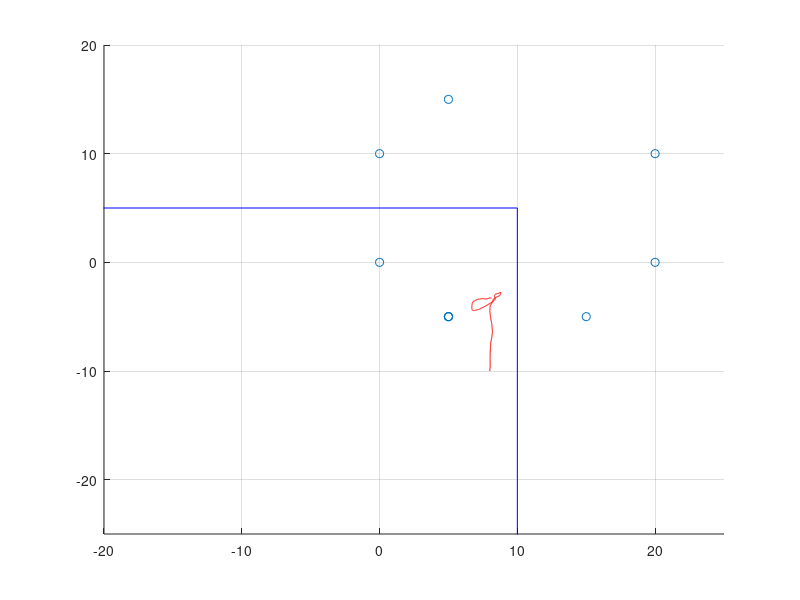

MATLAB code for this plot: (Note: this script raises an error after producing the figure.)
clear all; close all; clc;
f=12.5;   % frequency hz
dt=1/f; % period s
T=30;   % exp time s
N=floor(T/dt);

fov=30;

bs=[0;0];
vt1=[0;10;0];
vt2=[20;0;0];
vt3=[5;-5;5*sqrt(2)];
vt4=[20;10;0];
vt5=[5;15;5*sqrt(2)];
vt6=[15;-5;5*sqrt(2)];
vt7=[5;-5;5*sqrt(10)];
vt8=[5;-5;5*sqrt(10)];

ax=0.5; ay=ax;    % acceleration for each direction m/s^2
pos_init=[8;-10]; % initial position m
v_init=[0;1]/sqrt(1);   % initial velocity m/s

toarmse=0.3; % m
toalosrmse=0.05; % m
aoarmse=4*pi/180;   % rad
aoalosrmse=2*pi/180;
bias=0.3;
R=diag([toarmse^2,aoarmse^2]);

x=zeros(5,N);
x(:,1)=[pos_init;v_init;0.3];
A=eye(5);
A(1,3)=dt;
A(2,4)=dt;
B=[0.5*dt^2, 0;
    0, 0.5*dt^2;
    dt, 0;
    0, dt;
    0, 0];

% add dependencies
addpath('VT_datagen_dependencies');
%% groundtruth gen
for montecarlo=1:1
    flag=0;
    while (flag~=1)
        a=[normrnd(0,1,1,N)*ax;normrnd(0,1,1,N)*ay];
        for i=2:N
            x(:,i)=A*x(:,i-1)+B*a(:,i);
            if or(or(x(2,i)>5,x(1,i)>10),and(x(2,i)<-1,x(1,i)<4))
                flag=0;
                break;
            end
            if(i==N)
                flag=1;
            end
        end
    end
    gtPose=[[0:0.08:29.92]',x'];
    %% plot
    h=figure();
    grid on;
    hold on;
    xlim([-20,25]);
    ylim([-25,20]);
    scatter([bs(1);vt1(1);vt2(1);vt3(1);vt4(1);vt5(1);vt6(1);vt7(1);vt8(1)],...
    [bs(2);vt1(2);vt2(2);vt3(2);vt4(2);vt5(2);vt6(2);vt7(2);vt8(2)]);
    plot(x(1,:),x(2,:),'r');
    plot([-100,10,10],[5,5,-100],'b');

    %% measurement gen
    lambda = 0.02; % expectation of the Poisson distribution
    P_D=0.95;      % probability of detection

    bsmeas=zeros(2,N);  % 先toa后dod最后aoa
    vt1meas=zeros(3,N);
    vt2meas=zeros(3,N);
    vt3meas=zeros(3,N);
    vt4meas=zeros(3,N);
    vt5meas=zeros(3,N);
    vt6meas=zeros(3,N);
    vt7meas=zeros(3,N);
    vt8meas=zeros(3,N);

    
    bsmeascpp=zeros(2,N);  % 先toa后aoa
    vt1meascpp=zeros(2,N);
    vt2meascpp=zeros(2,N);
    vt3meascpp=zeros(2,N);
    vt4meascpp=zeros(2,N);
    vt5meascpp=zeros(2,N);
    vt6meascpp=zeros(2,N);
    vt7meascpp=zeros(2,N);
    vt8meascpp=zeros(2,N);
    
    bsmeasoriginal=zeros(3,N);  % 先toa后dod最后aoa
    vt1measoriginal=zeros(3,N);
    vt2measoriginal=zeros(3,N);
    vt3measoriginal=zeros(3,N);
    vt4measoriginal=zeros(3,N);
    vt5measoriginal=zeros(3,N);
    vt6measoriginal=zeros(3,N);
    vt7measoriginal=zeros(3,N);
    vt8measoriginal=zeros(3,N);

    bsmeascpporiginal=zeros(2,N);  % 先toa后aoa
    vt1meascpporiginal=zeros(2,N);
    vt2meascpporiginal=zeros(2,N);
    vt3meascpporiginal=zeros(2,N);
    vt4meascpporiginal=zeros(2,N);
    vt5meascpporiginal=zeros(2,N);
    vt6meascpporiginal=zeros(2,N);
    vt7meascpporiginal=zeros(2,N);
    vt8meascpporiginal=zeros(2,N);

    gtPosetrans=gtPose';
    for i=1:N
        alpha=GetAngle(x(3:4,i),[0;0]);
        bsmeasoriginal(:,i)=[norm(x(1:2,i)-bs)+bias;getAOD([0;0;0],x(:,i),[0;0;0],'LOS');getAOA([0;0;0],x(:,i),[0;0;0],'LOS',alpha)'];
        vt1measoriginal(:,i)=[norm(x(1:2,i)-vt1(1:2))+vt1(3)+bias;getAOD([0;0;0],x(:,i),vt1,'VA');getAOA([0;0;0],x(:,i),vt1,'VA',alpha)'];
        vt2measoriginal(:,i)=[norm(x(1:2,i)-vt2(1:2))+vt2(3)+bias;getAOD([0;0;0],x(:,i),vt2,'VA')';getAOA([0;0;0],x(:,i),vt2,'VA',alpha)'];
        vt3measoriginal(:,i)=[norm(x(1:2,i)-vt3(1:2))+vt3(3)+bias;getAOD([0;0;0],x(:,i),vt3,'SP')';getAOA([0;0;0],x(:,i),vt3,'SP',alpha)'];
        vt4measoriginal(:,i)=[norm(x(1:2,i)-vt4(1:2))+vt4(3)+bias;getAOD([0;0;0],x(:,i),vt4,'VA')';getAOA([0;0;0],x(:,i),vt4,'VA',alpha)'];
        vt5measoriginal(:,i)=[norm(x(1:2,i)-vt5(1:2))+vt5(3)+bias;getAOD([0;0;0],x(:,i),vt3,'SP');getAOA([0;0;0],x(:,i),vt5,'SP',alpha)'];
        vt6measoriginal(:,i)=[norm(x(1:2,i)-vt6(1:2))+vt6(3)+bias;getAOD([0;0;0],x(:,i),vt3,'SP')';getAOA([0;0;0],x(:,i),vt6,'SP',alpha)'];
        vt7measoriginal(:,i)=[norm(x(1:2,i)-vt7(1:2))+vt7(3)+bias;getAOD([0;0;0],x(:,i),vt5,'SP')';getAOA([0;0;0],x(:,i),vt7,'SP',alpha)'];
        vt8measoriginal(:,i)=[norm(x(1:2,i)-vt8(1:2))+vt8(3)+bias;getAOD([0;0;0],x(:,i),vt6,'SP')';getAOA([0;0;0],x(:,i),vt8,'SP',alpha)'];
        
        bsmeascpporiginal(:,i)=[norm(gtPosetrans(2:3,i)-bs)+bias;GetAngle([0,0],gtPosetrans(2:3,i))];
        vt1meascpporiginal(:,i)=[norm(gtPosetrans(2:3,i)-vt1(1:2))+vt1(3)+bias;GetAngle(vt1(1:2),gtPosetrans(2:3,i))];
        vt2meascpporiginal(:,i)=[norm(gtPosetrans(2:3,i)-vt2(1:2))+vt2(3)+bias;GetAngle(vt2(1:2),gtPosetrans(2:3,i))];
        vt3meascpporiginal(:,i)=[norm(gtPosetrans(2:3,i)-vt3(1:2))+vt3(3)+bias;GetAngle(vt3(1:2),gtPosetrans(2:3,i))];
        vt4meascpporiginal(:,i)=[norm(gtPosetrans(2:3,i)-vt4(1:2))+vt4(3)+bias;GetAngle(vt4(1:2),gtPosetrans(2:3,i))];
        vt5meascpporiginal(:,i)=[norm(gtPosetrans(2:3,i)-vt5(1:2))+vt5(3)+bias;GetAngle(vt5(1:2),gtPosetrans(2:3,i))];
        vt6meascpporiginal(:,i)=[norm(gtPosetrans(2:3,i)-vt6(1:2))+vt6(3)+bias;GetAngle(vt6(1:2),gtPosetrans(2:3,i))];
        vt7meascpporiginal(:,i)=[norm(gtPosetrans(2:3,i)-vt7(1:2))+vt7(3)+bias;GetAngle(vt7(1:2),gtPosetrans(2:3,i))];
        vt8meascpporiginal(:,i)=[norm(gtPosetrans(2:3,i)-vt8(1:2))+vt8(3)+bias;GetAngle(vt8(1:2),gtPosetrans(2:3,i))];
    end
    
    for count=1:10
        % white noise addup
        bsnoise=[randn(1,N)*toalosrmse;randn(1,N)*aoalosrmse;randn(1,N)*aoalosrmse];
        vt1noise=[randn(1,N)*toarmse;randn(1,N)*aoarmse;randn(1,N)*aoarmse];
        vt2noise=[randn(1,N)*toarmse;randn(1,N)*aoarmse;randn(1,N)*aoarmse];
        vt3noise=[randn(1,N)*toarmse;randn(1,N)*aoarmse;randn(1,N)*aoarmse];
        vt4noise=[randn(1,N)*toarmse;randn(1,N)*aoarmse;randn(1,N)*aoarmse];
        vt5noise=[randn(1,N)*toarmse;randn(1,N)*aoarmse;randn(1,N)*aoarmse];
        vt6noise=[randn(1,N)*toarmse;randn(1,N)*aoarmse;randn(1,N)*aoarmse];
        vt7noise=[randn(1,N)*toarmse;randn(1,N)*aoarmse;randn(1,N)*aoarmse];
        vt8noise=[randn(1,N)*toarmse;randn(1,N)*aoarmse;randn(1,N)*aoarmse];

        bsmeas=bsmeasoriginal+bsnoise;
        vt1meas=vt1measoriginal+vt1noise;
        vt2meas=vt2measoriginal+vt2noise;
        vt3meas=vt3measoriginal+vt3noise;
        vt4meas=vt4measoriginal+vt4noise;
        vt5meas=vt5measoriginal+vt5noise;
        vt6meas=vt6measoriginal+vt6noise;
        vt7meas=vt7measoriginal+vt7noise;
        vt8meas=vt8measoriginal+vt8noise;
        
        bsmeascpp=bsmeascpporiginal+bsnoise([1,3],:);
        vt1meascpp=vt1meascpporiginal+vt1noise([1,3],:);
        vt2meascpp=vt2meascpporiginal+vt2noise([1,3],:);
        vt3meascpp=vt3meascpporiginal+vt3noise([1,3],:);
        vt4meascpp=vt4meascpporiginal+vt4noise([1,3],:);
        vt5meascpp=vt5meascpporiginal+vt5noise([1,3],:);
        vt6meascpp=vt6meascpporiginal+vt6noise([1,3],:);
        vt7meascpp=vt7meascpporiginal+vt7noise([1,3],:);
        vt8meascpp=vt8meascpporiginal+vt8noise([1,3],:);

        bsmeascpp(2,:)=normalizeAngles(bsmeascpp(2,:));
        vt1meascpp(2,:)=normalizeAngles(vt1meascpp(2,:));
        vt2meascpp(2,:)=normalizeAngles(vt2meascpp(2,:));
        vt3meascpp(2,:)=normalizeAngles(vt3meascpp(2,:));
        vt4meascpp(2,:)=normalizeAngles(vt4meascpp(2,:));
        vt5meascpp(2,:)=normalizeAngles(vt5meascpp(2,:));
        vt6meascpp(2,:)=normalizeAngles(vt6meascpp(2,:));
        vt7meascpp(2,:)=normalizeAngles(vt7meascpp(2,:));
        vt8meascpp(2,:)=normalizeAngles(vt8meascpp(2,:));

        bsmeascpp(1,:)=normalizeRanges(bsmeascpp(1,:));
        vt1meascpp(1,:)=normalizeRanges(vt1meascpp(1,:));
        vt2meascpp(1,:)=normalizeRanges(vt2meascpp(1,:));
        vt3meascpp(1,:)=normalizeRanges(vt3meascpp(1,:));
        vt4meascpp(1,:)=normalizeRanges(vt4meascpp(1,:));
        vt5meascpp(1,:)=normalizeRanges(vt5meascpp(1,:));
        vt6meascpp(1,:)=normalizeRanges(vt6meascpp(1,:));
        vt7meascpp(1,:)=normalizeRanges(vt7meascpp(1,:));
        vt8meascpp(1,:)=normalizeRanges(vt8meascpp(1,:));

        h1=figure();
        hold on;
        plot(vt1meascpp(1,:));
        plot(vt2meascpp(1,:));
        plot(vt3meascpp(1,:));
        plot(vt4meascpp(1,:));
        plot(vt5meascpp(1,:));
        plot(vt6meascpp(1,:));
        plot(vt7meascpp(1,:));
        plot(vt8meascpp(1,:));

        %% code from GenData
        % hyper parameter.
        parameter.N=N;
        parameter.T=T;
        parameter.dT=parameter.T/parameter.N;

        sigma.DOA_az = aoarmse; 
        sigma.DOA_el = 0.00001; 
        sigma.DOD_az = aoarmse; 
        sigma.DOD_el = 0.00001; 
        sigma.TOA = toarmse; 
        % [TOA, DODaz, DODel, DOAaz, DOAel]
        measurementCovariance = diag([sigma.TOA^2,sigma.DOD_az^2,sigma.DOD_el^2,sigma.DOA_az^2,sigma.DOA_el^2]);

        % 为了适应matlab代码格式
        % para
        para.save = 1; % 1) save;
        para.MC = 10; % # Monte Carlo run
        para.TIME = parameter.N; % # time evolution (para.TIME = 2*pi/Vel_rot.ini/para.t_du)
        para.t_du = parameter.dT; % time duration
        para.N_vehicle = 1; % number of vehicles
        para.N_VA = 3; % # number of VAs
        para.N_SP = 5;  % # number of SPs
        para.SPVisibilityRadius=fov; % FoV for SP, [m]
        para.Rmax = 100; % maximum distance range, [m]
        
        para.lambda = lambda; % expectation of the Poisson distribution
        para.P_D=P_D;      % probability of detection
        
        
        % units: [x m; y m; z m; theta rad; v m/s; theta dot rad/s; B m]^2 

        % process noise: to be modified

        para.ax=ax;
        para.ay=ay;
        para.ProcessNoiseCovariance=[];     % inaccurate expression
        para.InitialState = [x(1:2,1)',0,GetAngle(x(3:4,1),[0;0]),norm(x(3:4,1)),0,0];

        % Channel
        Channel.Values = zeros(5,para.N_VA+para.N_SP+1,para.TIME); % ordered: TOA, DOD(az,el) DOA(az,el)
        Channel.Labels=['TOA ' ' DODaz' ' DODel' ' DOAaz' ' DOAel'];
        Channel.Visible.TOT= ones(para.N_VA+para.N_SP+1,para.TIME,para.N_vehicle);  % 0 or 1
        Channel.Visible.LOS= ones(1,para.TIME,para.N_vehicle);  % 0 or 1
        Channel.Visible.VA= ones(para.N_VA,para.TIME,para.N_vehicle);  % 0 or 1
        Channel.Visible.SP= ones(para.N_SP,para.TIME,para.N_vehicle);  % 0 or 1
        Channel.Clutter=[];

        % state translate
        % units: [x m; y m; z m; theta rad; v m/s; theta dot rad/s; B m]
        state=[x(1:2,:);zeros(1,parameter.N);zeros(1,parameter.N);sqrt(x(3,:).^2+x(4,:).^2);zeros(1,parameter.N);zeros(1,parameter.N)];
        for i=1:para.TIME
            state(4,i)=GetAngle(x(3:4,i),[0;0]);
        end

        % [TOA, DODaz, DODel, DOAaz, DOAel]
        for i=1:para.TIME
            Channel.Values(:,1,i)=[bsmeas(1,i);bsmeas(2,i);0;bsmeas(3,i);0];

            Channel.Values(:,2,i)=[vt1meas(1,i);vt1meas(2,i);0;vt1meas(3,i);0];

            Channel.Values(:,3,i)=[vt2meas(1,i);vt2meas(2,i);0;vt2meas(3,i);0];
            Channel.Values(:,4,i)=[vt3meas(1,i);vt3meas(2,i);0;vt3meas(3,i);0];
            Channel.Values(:,5,i)=[vt4meas(1,i);vt4meas(2,i);0;vt4meas(3,i);0];
            Channel.Values(:,6,i)=[vt5meas(1,i);vt5meas(2,i);0;vt5meas(3,i);0];
            Channel.Values(:,7,i)=[vt6meas(1,i);vt6meas(2,i);0;vt6meas(3,i);0];
            Channel.Values(:,8,i)=[vt7meas(1,i);vt7meas(2,i);0;vt7meas(3,i);0];
            Channel.Values(:,9,i)=[vt8meas(1,i);vt8meas(2,i);0;vt8meas(3,i);0];
            countall=-1;
            if i<=para.TIME/5
                v.Time(i).measurement(:,1)=Channel.Values(:,1,i);
                v.Time(i).measurement(:,2)=Channel.Values(:,2,i);
                v.Time(i).measurement(:,3)=Channel.Values(:,3,i);
                v.Time(i).measurement(:,4)=Channel.Values(:,4,i);
                v.Time(i).measurement(:,5)=Channel.Values(:,5,i);
                v.Time(i).measurement(:,6)=Channel.Values(:,6,i);
                v.Time(i).measurement(:,7)=Channel.Values(:,7,i);
                v.Time(i).measurement(:,8)=Channel.Values(:,8,i);
                v.Time(i).measurement(:,9)=Channel.Values(:,9,i);
                countall=9;
            else
                Channel.Visible.LOS(1,i)=0;
                Channel.Visible.TOT(1,i)=0;
                v.Time(i).measurement(:,1)=Channel.Values(:,2,i);
                v.Time(i).measurement(:,2)=Channel.Values(:,3,i);
                v.Time(i).measurement(:,3)=Channel.Values(:,4,i);
                v.Time(i).measurement(:,4)=Channel.Values(:,5,i);
                v.Time(i).measurement(:,5)=Channel.Values(:,6,i);
                v.Time(i).measurement(:,6)=Channel.Values(:,7,i);
                v.Time(i).measurement(:,7)=Channel.Values(:,8,i);
                v.Time(i).measurement(:,8)=Channel.Values(:,9,i);
                countall=8;
            end

            N_clutter = poissrnd(para.lambda,1);
            Channel.Clutter(i).vehicle(1).visible = N_clutter;
            
            if N_clutter > 0
                for m = 1:N_clutter
                    countall=countall+1;
                    Channel.Clutter(i).vehicle(1).measurement(:,m) = [para.Rmax*rand; 2*pi*rand; 0; 2*pi*rand; 0];
                    cluttertemp(i).measurement(:,m)=[Channel.Clutter(i).vehicle(1).measurement(1,m),angcali(Channel.Clutter(i).vehicle(1).measurement(4,m)+state(4,i))];
                    v.Time(i).measurement(:,countall)=Channel.Clutter(i).vehicle(1).measurement(:,m);
                end
            end

            v.Time(i).measurement=transpose(v.Time(i).measurement);
        end
        % units: [x m; y m; z m; theta rad; v m/s; theta dot rad/s; B m]^2 
        BS.pos=[0;0;0];
        VA(1).pos=[0; 10; 0];
        VA(2).pos=[40; 0; 0];
        VA(3).pos=[40;10; 0];
        SP(1).pos=[5; -5; 0];
        SP(2).pos=[5; 15; 0];
        SP(3).pos=[15; -5; 0];
        SP(4).pos=[5; -5; 0];
        SP(5).pos=[5; -5; 0];

        if para.save ==1
            mkdir(['FinalData/Meas_',num2str(montecarlo)]);
            Sp = ['FinalData/Meas_',num2str(montecarlo),'/measurement_',num2str(count),'_' num2str(para.TIME)];
            filepath = Sp;
            save(filepath, 'state', 'para', 'BS', 'VA', 'SP', 'Channel', 'v', 'measurementCovariance')
            
            vtmeasurements=cell({vt1meascpp,vt2meascpp,vt3meascpp,vt4meascpp,vt5meascpp,vt6meascpp,vt7meascpp,vt8meascpp});
            % saving
            meas_complete=cell(N,1);

            N_clutter = poissrnd(lambda,1);

            for i=1:N
                meas_complete{i}=cell(0,1);
                mp = struct(OriginPosition = [gtPose(i,2:3), bias]);
                for j=1:8
                    if rand()<P_D && vtmeasurements{j}(1,i)<fov                
                        tempcell=cell(1,1);
                        tempcell{1,1}=objectDetection((i-1)*dt,vtmeasurements{j}(:,i),'MeasurementNoise',R,MeasurementParameters=mp);
                        meas_complete{i}=[meas_complete{i};tempcell];
                    end
                end

                for j=1:N_clutter
                    r_clutter=fov*rand();
                    b_clutter=2*pi*rand()-pi;
                    tempcell=cell(1,1);
                    tempcell{1,1}=objectDetection((i-1)*dt,[r_clutter;b_clutter],'MeasurementNoise',R,MeasurementParameters=mp);
                    meas_complete{i}=[meas_complete{i};tempcell];
                end
            end

            target=[vt1,vt2,vt3,vt4,vt5,vt6,vt7,vt8];
            save(['FinalData/Meas_',num2str(montecarlo),'/meas_',num2str(count),'_phd.mat'],'meas_complete','target','gtPose','bsmeascpp');
            print (h1, '-dpng', ['FinalData/Meas_',num2str(montecarlo),'/meas_',num2str(count),'.png']);
            close(h1);
        end
        print (h, '-dpng', ['FinalData/Meas_',num2str(montecarlo),'/gtTraj.png']);
        save( ['FinalData/Meas_' num2str(montecarlo) '/gtPose.mat'],'gtPose');
        clear parameter;
        clear Channel;
        clear v;
        
    end
end

